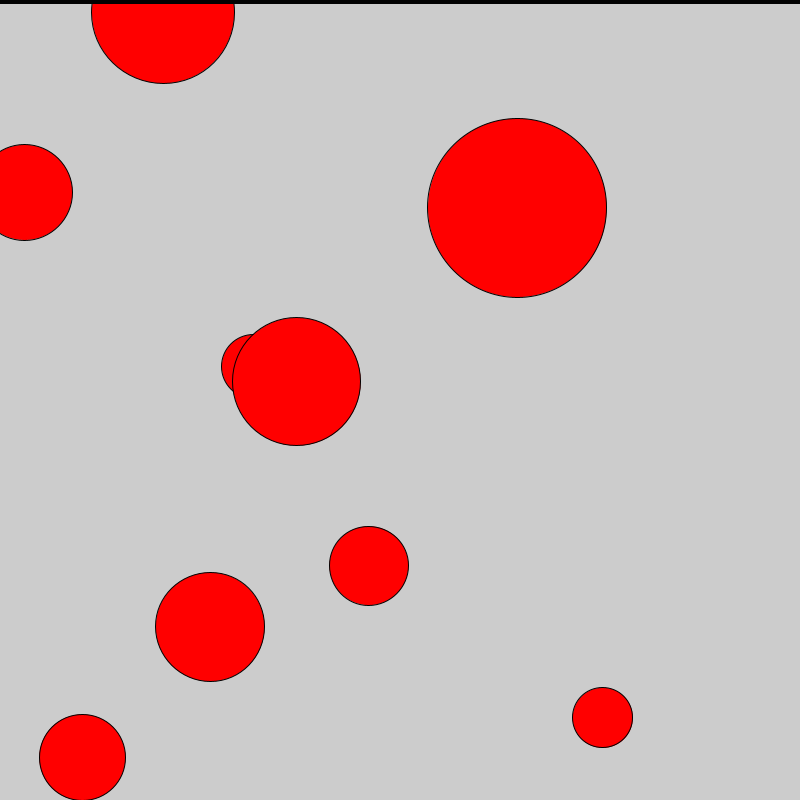
Frame 1 (no input)
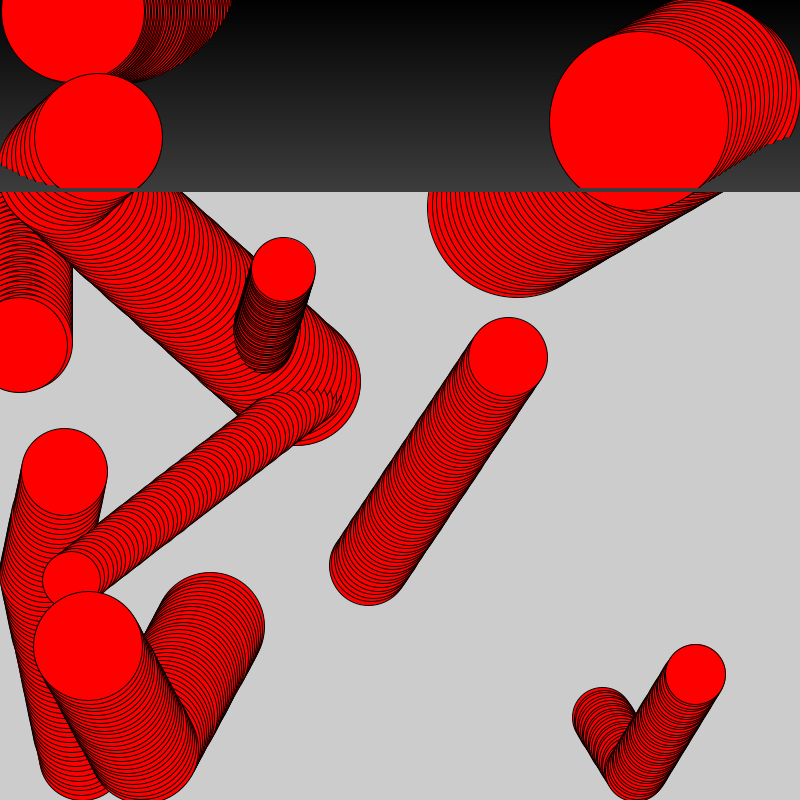
Frame 60 (the mouse pressed at the canvas centre just before this capture)
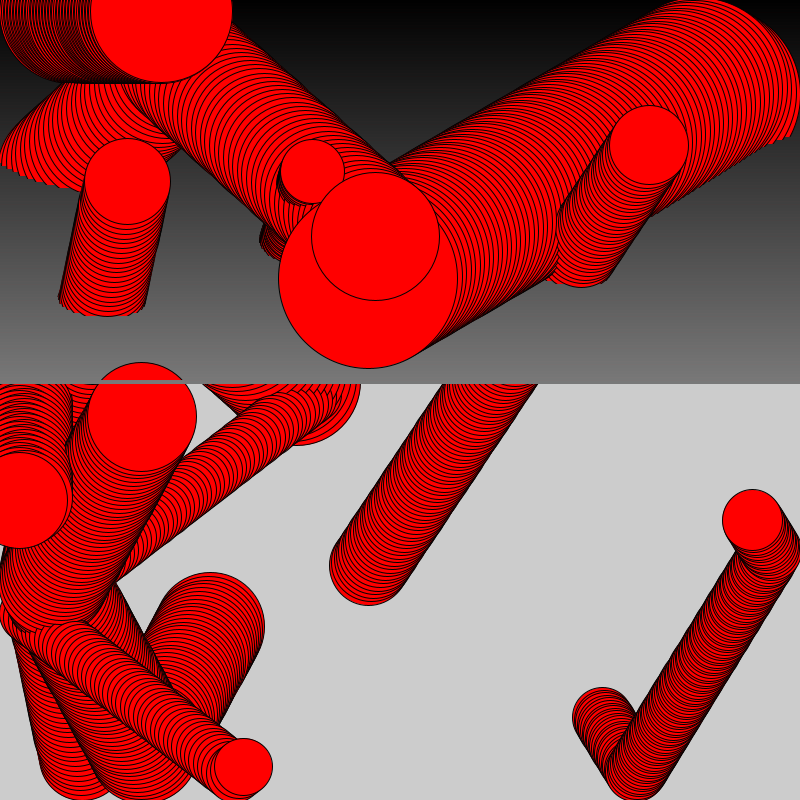
Frame 120 (the mouse held since frame 60 and released just before this capture)

The Processing sketch that drew these frames (run headless with seeded random() and noise(); from frame 60 on, the mouse is pressed at the canvas centre):

// Processing sketch: w07_02_drawingObjects
// ── w07_02_drawingObjects.pde
// Code_1_FA18
// Week 7
// Bryan Ma

// this sketch creates 10 instances of a ball class. 
// it does this in the setup() function in a loop instead of 
//  doing it based on mouse presses as we did in class.

// review this approach, then create your own class that draws
//  a different visual to the screen with its own behavior. 
//  it could be abstract or more explicit. think about how to 
//  parameterize your object's constructor. once you've created 
//  a class like this, create a number of instances of your 
//  class on the canvas by any means you prefer.

int num = 250;
ArrayList<Ball> balls = new ArrayList<Ball>();
ArrayList<Gradient> test = new ArrayList<Gradient>();

void setup() {
  size(800, 800);
  
  for (int i = 0; i < 10; i++) {
    balls.add(new Ball(random(width), random(height)));
  }
  
  for (int i = 0; i < num; i++) {
    test.add(new Gradient(num));
  }
}

void draw() {
  
  for (int i = 0; i < balls.size(); i++) {
    Ball ball = balls.get(i);
    ball.display();
    ball.update();
  }
  
  for (int i = 0; i < test.size(); i++) {
    Gradient g = test.get(i);
    g.display();
    g.update();
  }
}

class Gradient {
  float y;
  float howMany, rectH;
  float[] gradColor = new float[255];
  int i;
  
  Gradient(float howMany) { 
    float rectHeight = height/howMany;
    rectH = rectHeight;
  }
  
  void display() {
    noStroke();
    rect(0, y, width, rectH);
    y += rectH;
  }
  
  void update() {
    for (int i = 0; i < gradColor.length; i++) {
      gradColor[i]++;
    }
    
    fill(gradColor[i]);
    
    if (y > height || y < 0) {
      rectH = -rectH;
    }
    
    // this crashes the code whoops!
    // how can i have the gradient reverse back to 0 from 255?
    
    //if (gradColor[i] == 255) {
    //  i--;
    //}
   
  }
}

class Ball {
  // what does it have and do? 
  // create the variables
  // position x,y
  // velocity x,y
  float posX;
  float posY;
  float velX;
  float velY;
  float size;

  // create the constructor
  Ball(float posX, float posY) {
    this.posX = posX;
    this.posY = posY;
    this.velX = random(-5, 5);
    this.velY = random(-5, 5);
    this.size = random(50, 200);
  }

  // draw to the screen
  void display() {
    stroke(1);
    fill(255, 0, 0);
    ellipse(this.posX, this.posY, size, size);
  }

  // update its position and velocity.
  void update() {
    this.posX += this.velX;
    this.posY += this.velY;

    // check if it goes off
    if (this.posX > width-this.size/2 || this.posX < this.size/2) {
      this.velX *= -1;
    }
    if (this.posY > height-this.size/2 || this.posY < this.size/2) {
      this.velY *= -1;
    }
  }
}
